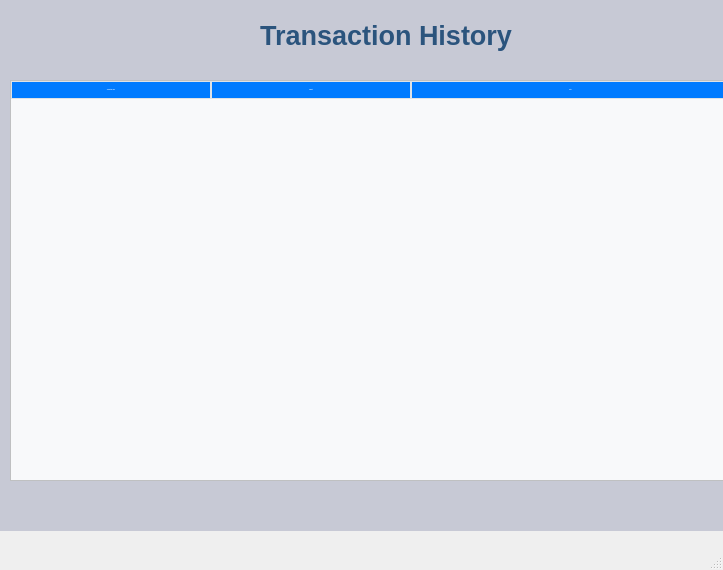
<?xml version="1.0" encoding="UTF-8"?>
<ui version="4.0">
 <class>TransactionWindow</class>
 <widget class="QMainWindow" name="TransactionWindow">
  <property name="geometry">
   <rect>
    <x>0</x>
    <y>0</y>
    <width>723</width>
    <height>570</height>
   </rect>
  </property>
  <property name="windowTitle">
   <string>MainWindow</string>
  </property>
  <widget class="QWidget" name="centralwidget">
   <widget class="QLabel" name="label_2">
    <property name="geometry">
     <rect>
      <x>260</x>
      <y>10</y>
      <width>361</width>
      <height>51</height>
     </rect>
    </property>
    <property name="font">
     <font>
      <family>Arial</family>
      <pointsize>20</pointsize>
      <italic>false</italic>
      <bold>true</bold>
     </font>
    </property>
    <property name="styleSheet">
     <string notr="true">QLabel{
background-color:none;
font: 700 20pt &quot;Arial&quot;;
color:#2b547d;}</string>
    </property>
    <property name="text">
     <string>Transaction History</string>
    </property>
   </widget>
   <widget class="QTableWidget" name="transaction_table">
    <property name="geometry">
     <rect>
      <x>10</x>
      <y>80</y>
      <width>721</width>
      <height>401</height>
     </rect>
    </property>
    <property name="font">
     <font>
      <family>Microsoft Sans Serif</family>
      <pointsize>-1</pointsize>
     </font>
    </property>
    <property name="styleSheet">
     <string notr="true">QTableWidget { background-color: #f8f9fa; gridline-color: #dee2e6; font-size: 12px; }
QHeaderView::section { background-color: #007bff; color: white; padding: 5px; font-weight: bold; border: 1px solid #dee2e6; }
QTableWidget::item { padding: 5px; }
QTableWidget::item:selected { background-color: #cce5ff; }
</string>
    </property>
    <property name="alternatingRowColors">
     <bool>false</bool>
    </property>
    <property name="columnCount">
     <number>3</number>
    </property>
    <attribute name="horizontalHeaderCascadingSectionResizes">
     <bool>false</bool>
    </attribute>
    <attribute name="horizontalHeaderDefaultSectionSize">
     <number>200</number>
    </attribute>
    <attribute name="horizontalHeaderShowSortIndicator" stdset="0">
     <bool>false</bool>
    </attribute>
    <attribute name="horizontalHeaderStretchLastSection">
     <bool>true</bool>
    </attribute>
    <attribute name="verticalHeaderVisible">
     <bool>true</bool>
    </attribute>
    <attribute name="verticalHeaderCascadingSectionResizes">
     <bool>false</bool>
    </attribute>
    <attribute name="verticalHeaderShowSortIndicator" stdset="0">
     <bool>false</bool>
    </attribute>
    <attribute name="verticalHeaderStretchLastSection">
     <bool>false</bool>
    </attribute>
    <column>
     <property name="text">
      <string>Transaction Type</string>
     </property>
    </column>
    <column>
     <property name="text">
      <string>Amount</string>
     </property>
    </column>
    <column>
     <property name="text">
      <string>Date</string>
     </property>
    </column>
   </widget>
   <widget class="QLabel" name="label">
    <property name="geometry">
     <rect>
      <x>640</x>
      <y>10</y>
      <width>61</width>
      <height>61</height>
     </rect>
    </property>
    <property name="styleSheet">
     <string notr="true">background-color:none;</string>
    </property>
    <property name="text">
     <string/>
    </property>
    <property name="pixmap">
     <pixmap resource="images.qrc">:/new/prefix1/images/transaction.png</pixmap>
    </property>
    <property name="scaledContents">
     <bool>true</bool>
    </property>
   </widget>
   <widget class="QLabel" name="label_5">
    <property name="geometry">
     <rect>
      <x>0</x>
      <y>0</y>
      <width>731</width>
      <height>531</height>
     </rect>
    </property>
    <property name="styleSheet">
     <string notr="true">QLabel{
background-color:rgb(199, 201, 213);
}</string>
    </property>
    <property name="text">
     <string/>
    </property>
   </widget>
   <zorder>label_5</zorder>
   <zorder>label_2</zorder>
   <zorder>transaction_table</zorder>
   <zorder>label</zorder>
  </widget>
  <widget class="QMenuBar" name="menubar">
   <property name="geometry">
    <rect>
     <x>0</x>
     <y>0</y>
     <width>723</width>
     <height>17</height>
    </rect>
   </property>
  </widget>
  <widget class="QStatusBar" name="statusbar"/>
 </widget>
 <resources>
  <include location="images.qrc"/>
 </resources>
 <connections/>
</ui>
